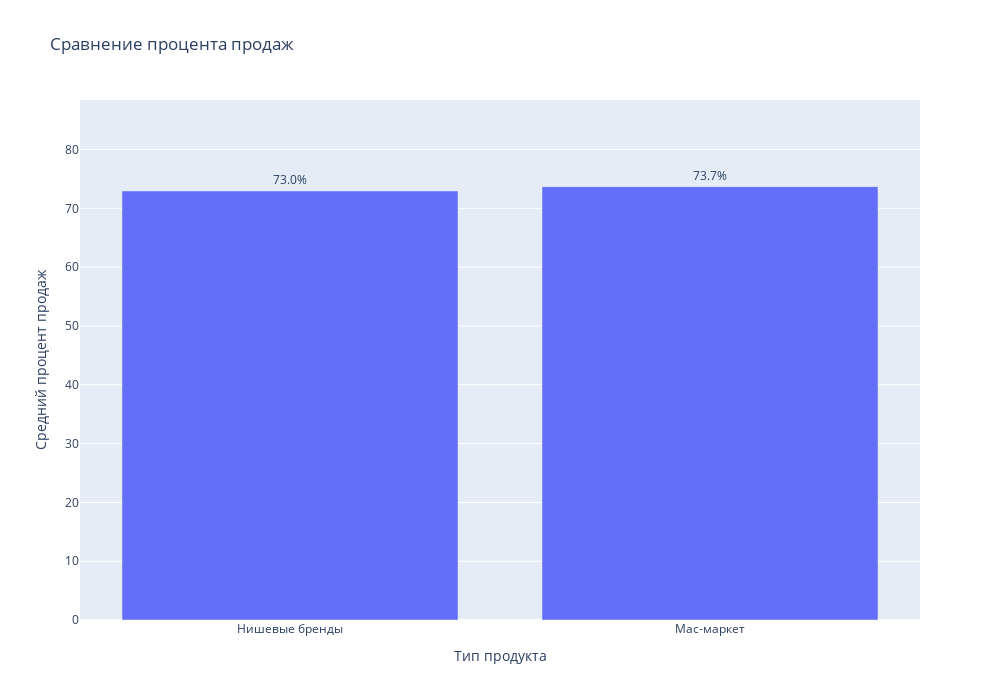

Notebook source saved alongside this figure:
### Markdown cell above
## ГИПОТЕЗА 3: Нишевые бренды более успешны, чем масс-маркет бренды

### Code cell
from scipy import stats
import plotly.express as px

niche_brands = [
    'Charlotte Tilbury', 'Pat McGrath Labs', 'Hourglass', 'Huda Beauty', 
    'Rare Beauty', 'Fenty Beauty', 'Tom Ford Beauty', 'La Prairie', 
    'Clé de Peau Beauté', 'Sisley-Paris', 'Guerlain', 'Givenchy Beauty', 
    'Hermès Beauty', 'Valentino Beauty', 'Armani Beauty', 'YSL Beauty'
]

df2['brand_type'] = df2['brand'].apply(lambda x: 'Niche' if x in niche_brands else 'Mass-Market Premium')

niche_sell = df2[df2['brand_type'] == 'Niche']['sell_through_pct']
mass_sell = df2[df2['brand_type'] == 'Mass-Market Premium']['sell_through_pct']

fig = px.bar(
    x=["Нишевые бренды", "Мас-маркет"],
    y=[niche_sell.mean(), mass_sell.mean()],
    title="Сравнение процента продаж",
    labels={'x': 'Тип продукта', 'y': 'Средний процент продаж'},
)

fig.update_traces(
    text=[f"{niche_sell.mean():.1f}%", f"{mass_sell.mean():.1f}%"],
    textposition='outside',
    showlegend=False
)

fig.update_layout(
    yaxis_range=[0, max(niche_sell.mean(), mass_sell.mean()) * 1.2],
    width=1000, 
    height=700,
)

fig.show()


t_stat, p_value = stats.ttest_ind(niche_sell, mass_sell, nan_policy='omit')

alpha = 0.05
if p_value < alpha:
    print("Статистически значимые различия ЕСТЬ")
    if niche_sell.mean() > mass_sell.mean():
        print("Нишевые бренды имеют более высокий процент продаж")
    else:
        print("Масс-маркет бренды имеют более высокий процент продаж")
else:
    print("Статистически значимых различий НЕТ")

### Figure 1 — Plotly figure (JSON) as saved in the notebook; plotly's stock layout.template omitted (floating-point values rounded to 4 significant figures)
{"data": [{"alignmentgroup": "True", "hovertemplate": "Тип продукта=%{x}<br>Средний процент продаж=%{y}<extra></extra>", "legendgroup": "", "marker": {"color": "#636efa", "pattern": {"shape": ""}}, "name": "", "offsetgroup": "", "orientation": "v", "showlegend": false, "text": ["73.0%", "73.7%"], "textposition": "outside", "type": "bar", "x": ["Нишевые бренды", "Мас-маркет"], "xaxis": "x", "y": [72.95, 73.69], "yaxis": "y"}], "layout": {"barmode": "relative", "height": 700, "legend": {"tracegroupgap": 0}, "title": {"text": "Сравнение процента продаж"}, "width": 1000, "xaxis": {"anchor": "y", "domain": [0, 1], "title": {"text": "Тип продукта"}}, "yaxis": {"anchor": "x", "domain": [0, 1], "range": [0, 88.43], "title": {"text": "Средний процент продаж"}}}}
